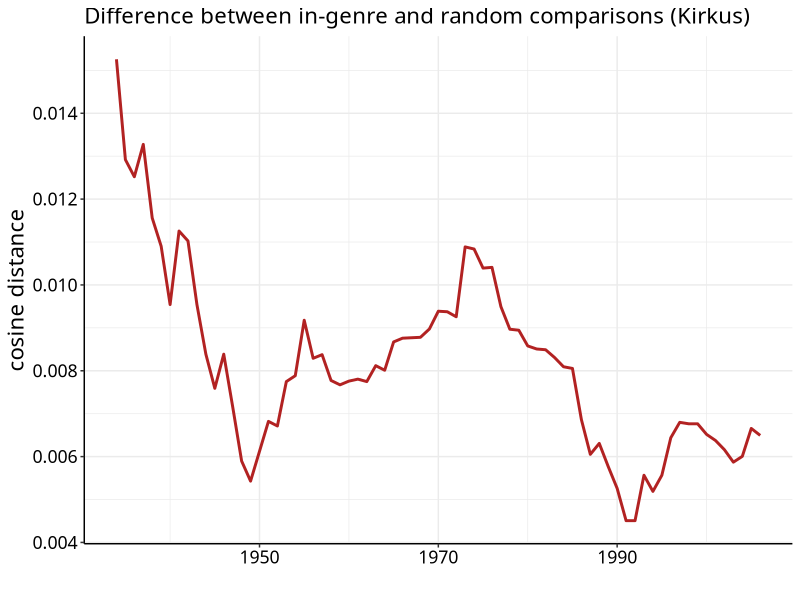
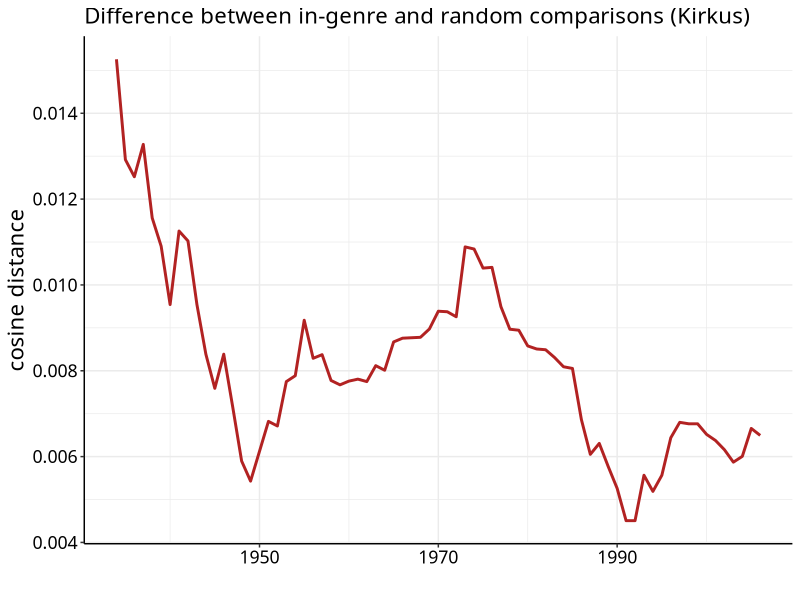

Source code (R) for these figures, in order:
# Plots the difference between in-genre comparisons and comparisons
# to volumes assigned to a different genre.

library(ggplot2)
data <- read.csv('kirkus_results.tsv', sep = '\t')

kdiffs = c()
kdates = c()

for (i in 1934:2006) {
  thesediffs = data$fullrandomdiff[data$meandate >= i - 3 & data$meandate <= i + 3]
  kdiffs = c(kdiffs, median(thesediffs))
  kdates = c(kdates, i)
}

df <- data.frame(meandate = kdates, diff = kdiffs)

p <- ggplot(df, aes(x = meandate, y = diff)) + 
  geom_line(color = 'firebrick', size = 1) +
  theme_bw() + ggtitle('Difference between in-genre and random comparisons (Kirkus)') +
  scale_x_continuous("") +
  scale_y_continuous('cosine distance') +
  theme(text = element_text(size = 16, family = "Avenir Next Medium"), panel.border = element_blank()) +
  theme(axis.line = element_line(color = 'black'),
        axis.text = element_text(color = 'black'),
        plot.title = element_text(size = 16),
        legend.position = 'none')

tiff("kirkusfullrandomdiffs.tiff", height = 6, width = 9, units = 'in', res=400)
plot(p)
dev.off()
plot(p)